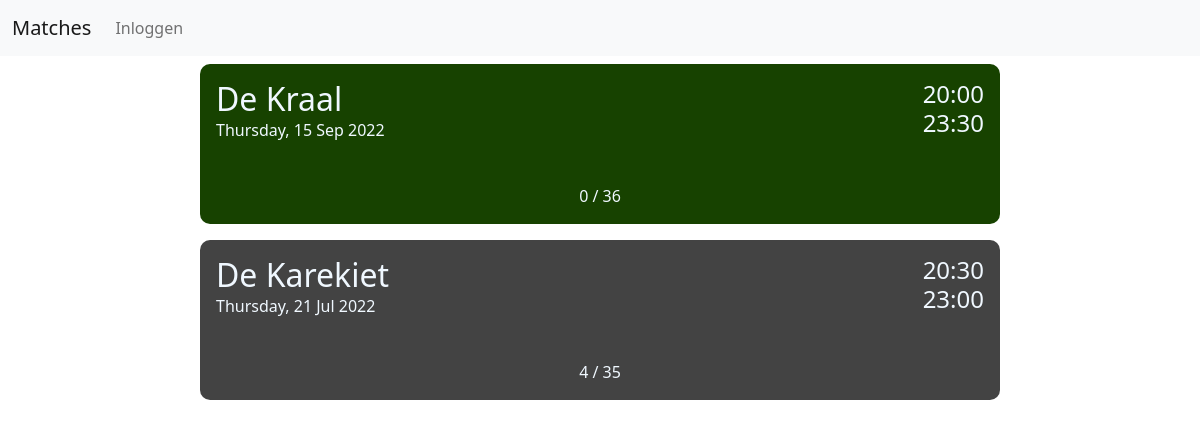
Page /matches on the earlier database version.
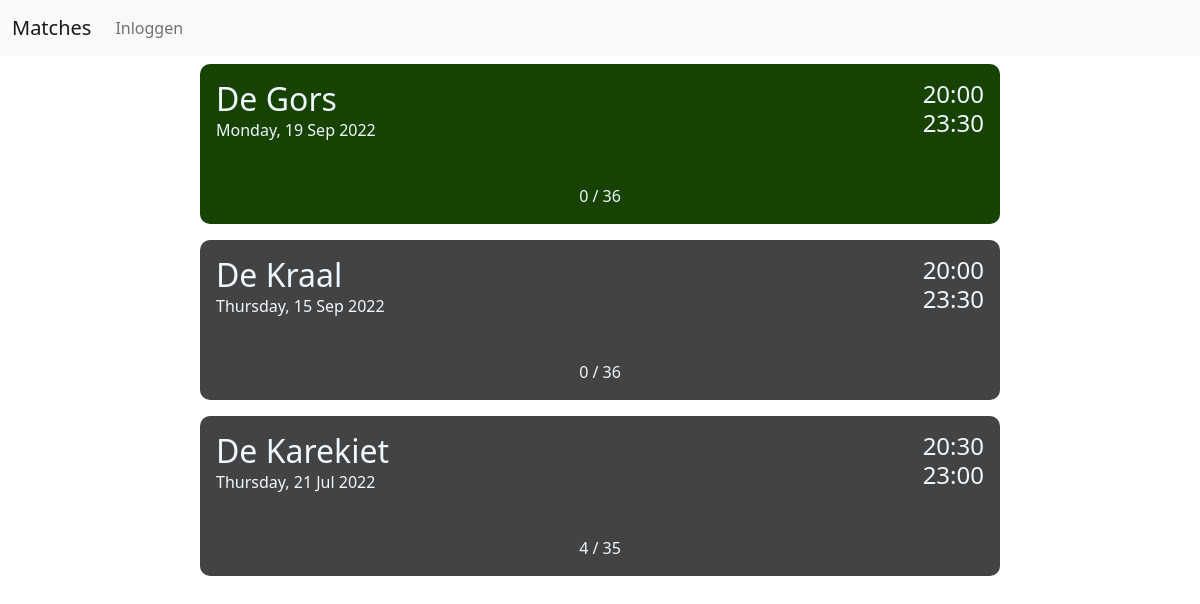
Same page on the later database version.
### tables this page shows
CREATE TABLE MATCHDAYS ([id] INTEGER PRIMARY KEY,[date] text, [starttime] text, [endtime] text, [location] text, [max] int, [status] text, [price] text, [password] text, [note] text);

### Program.py (the view, shortened to what this page needs)
    @app.route('/matches', methods=['GET', 'POST'])
    def matches():
        message = request.args["message"] if "message" in request.args else ""
        logged_in = current_user.is_authenticated
        match_list = list(Functions.getData("match").values())
        match_list.sort(key=lambda row: (row[0]))
        match_list = [ i + [datetime.datetime(int(i[0][:4]), int(i[0][4:6]), int(i[0][6:]), 0, 0).strftime("%A, %d %b %Y").title()] for i in match_list]
        return render_template('matches.html', list=match_list[::-1], n_list=len(match_list), message=message, logged_in = logged_in)

### templates/matches.html (shortened to what this page needs)
{% extends 'layout.html' %}
{% block body %}
<link rel="stylesheet" href="../static/matches.css">
<div class="container-fluid">
    <div class="one">
        {% for i in range(n_list) %}
        <form id="{{list[i][0]}}" method="POST" action="">
            <div class="matches">
                <div id="{{ list[i][0] }}" class={{"card-" + list[i][5]}} name="cardname" onclick="document.getElementById('{{list[i][0]}}').submit();">
                    <div class="header">
                        <div>
                            <h2 class="title">{{ list[i][3] }}</h2>
                            <p class="date">{{ list[i][10] }}</p>
                        </div>
                        <div class="time">
                            <h4 class="stamp">{{ list[i][1] }}</h4>
                            <h4 class="stamp">{{ list[i][2] }}</h4>
                        </div>
                    </div>
                    <div class="participants">
                        <p>{{ list[i][9] }} / {{ list[i][4] }}</p>
                    </div>
                </div>
            </div>
        </form>
        {% endfor %}
    </div>
</div>
{% endblock %}

### templates/layout.html (shortened to what this page needs)
<!doctype html>
<html lang="en">
<head>
  <link href="https://cdn.jsdelivr.net/npm/bootstrap@5.2.0/dist/css/bootstrap.min.css" rel="stylesheet"
>
</head>
<body>
  {% include 'navbar.html' %}
  {% block body %}{% endblock %}
</body>
</html>

### templates/navbar.html (shortened to what this page needs)
<nav class="navbar navbar-expand-lg bg-light">
  <div class="container-fluid">
    <a class="navbar-brand" href="/matches">Matches</a>
    <div class="collapse navbar-collapse" id="navbarSupportedContent">
      <ul class="navbar-nav me-auto mb-2 mb-lg-0">
        {% if current_user.is_authenticated %}
        <li class="nav-item">
          <a class="nav-item nav-link" href="/adminregistration">Registreer nieuwe admin</a>
        </li>
        <li class="nav-item">
          <a class="nav-item nav-link" href="/logout">Uitloggen</a>
        </li>
        {% else %}
        <li class="nav-item">
          <a class="nav-item nav-link" href="/admin">Inloggen</a>
        </li>
        {% endif %}
    </div>
  </div>
</nav>

### static/matches.css (style rules this page uses)
.matches { display: flex; justify-content: center; }
.one { max-width:50rem; margin: 0 auto; }
.card-open { background-color: rgb(23, 66, 0); color: aliceblue; height: 10rem; width: 50rem; border-radius: 10px; display: flex; flex-direction: column; justify-content: space-between; margin: 0.5rem 0; transition: 0.3s; }
.card-ended { background-color: rgb(67, 67, 67); color: aliceblue; height: 10rem; width: 50rem; border-radius: 10px; display: flex; flex-direction: column; justify-content: space-between; margin: 0.5rem 0; transition: 0.3s; }
.title { margin: 1rem 1rem 0 1rem; }
.header { display: flex; justify-content: space-between; }
.time { display: flex; flex-direction: column; margin: 1em; }
.stamp { margin: 0; }
.date { margin: 0 0 0 1rem; }
.participants { display: flex; justify-content: center; }

Differences in the rows shown:
added MATCHDAYS: location "De Gors", starttime "20:00", endtime "23:30"
changed MATCHDAYS "De Kraal": status "open" → "ended" (drawn)
Other differences:
new list line: "Monday, 19 Sep 2022 0 / 36"
